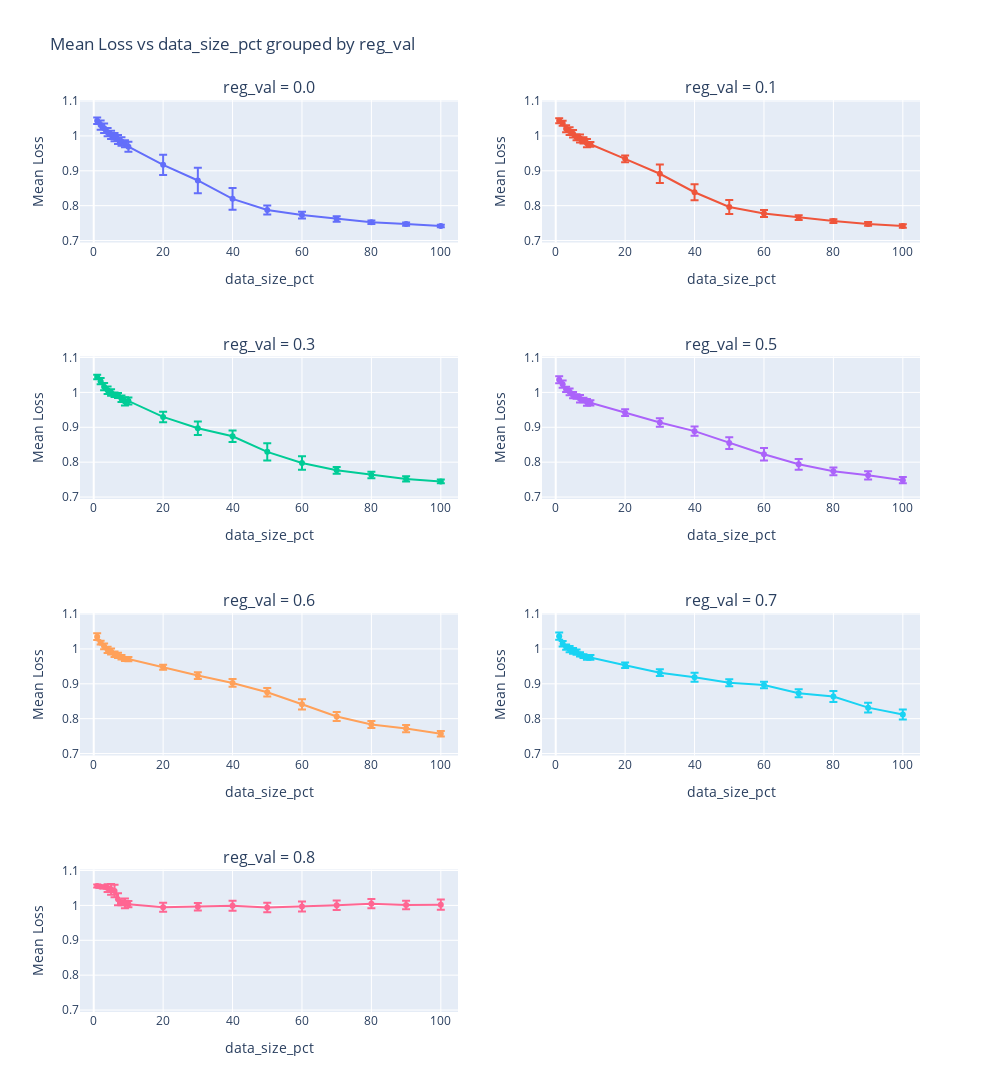

The cell this chart's notebook holds for it:
### Code cell
plot_reg_val = plot_mean_loss(dataset, x_axis='data_size_pct', group_by='reg_val', log_x=False)

### Figure 1 — Plotly figure (JSON) as saved in the notebook; plotly's stock layout.template omitted (floating-point values rounded to 4 significant figures)
{"data": [{"error_y": {"array": [0.009424, 0.0132, 0.01364, 0.01201, 0.01174, 0.01203, 0.01298, 0.01216, 0.01009, 0.01425, 0.02906, 0.03651, 0.03085, 0.01291, 0.009742, 0.007544, 0.005177, 0.004747, 0.003831], "type": "data", "visible": true}, "hoverinfo": "text", "hovertext": ["data_size_pct: 1<br>Mean Loss: 1.043706883960988<br>Avg Learning Rate: 0.00466", "data_size_pct: 2<br>Mean Loss: 1.030915457268298<br>Avg Learning Rate: 0.00466", "data_size_pct: 3<br>Mean Loss: 1.0217771186973108<br>Avg Learning Rate: 0.0024100000000000002", "data_size_pct: 4<br>Mean Loss: 1.0106708720906987<br>Avg Learning Rate: 0.0027099999999999997", "data_size_pct: 5<br>Mean Loss: 1.0027414618116437<br>Avg Learning Rate: 0.00283", "data_size_pct: 6<br>Mean Loss: 0.996606044903462<br>Avg Learning Rate: 0.0019", "data_size_pct: 7<br>Mean Loss: 0.9896433346199267<br>Avg Learning Rate: 0.0028899999999999998", "data_size_pct: 8<br>Mean Loss: 0.9839377063693422<br>Avg Learning Rate: 0.0025", "data_size_pct: 9<br>Mean Loss: 0.977407024510495<br>Avg Learning Rate: 0.0024490000000000002", "data_size_pct: 10<br>Mean Loss: 0.9690602672822547<br>Avg Learning Rate: 0.0033940000000000003", "data_size_pct: 20<br>Mean Loss: 0.9170003509624696<br>Avg Learning Rate: 0.003751", "data_size_pct: 30<br>Mean Loss: 0.8721958774508851<br>Avg Learning Rate: 0.0021969999999999997", "data_size_pct: 40<br>Mean Loss: 0.8195057468754905<br>Avg Learning Rate: 0.00118", "data_size_pct: 50<br>Mean Loss: 0.7877338982763745<br>Avg Learning Rate: 0.000808", "data_size_pct: 60<br>Mean Loss: 0.7729573987263105<br>Avg Learning Rate: 0.000196", "data_size_pct: 70<br>Mean Loss: 0.7617744628743176<br>Avg Learning Rate: 0.000124", "data_size_pct: 80<br>Mean Loss: 0.7526520383048366<br>Avg Learning Rate: 0.00013000000000000002", "data_size_pct: 90<br>Mean Loss: 0.7473454875863476<br>Avg Learning Rate: 0.00021700000000000002", "data_size_pct: 100<br>Mean Loss: 0.7417836506645401<br>Avg Learning Rate: 0.00028900000000000003"], "mode": "lines+markers", "name": "0.0", "type": "scatter", "x": [1, 2, 3, 4, 5, 6, 7, 8, 9, 10, 20, 30, 40, 50, 60, 70, 80, 90, 100], "xaxis": "x", "y": [1.044, 1.031, 1.022, 1.011, 1.003, 0.9966, 0.9896, 0.9839, 0.9774, 0.9691, 0.917, 0.8722, 0.8195, 0.7877, 0.773, 0.7618, 0.7527, 0.7473, 0.7418], "yaxis": "y"}, {"error_y": {"array": [0.00701, 0.007087, 0.009985, 0.01117, 0.01071, 0.008322, 0.01169, 0.009147, 0.01182, 0.006859, 0.009649, 0.0267, 0.02301, 0.01993, 0.01013, 0.007111, 0.005487, 0.005332, 0.004992], "type": "data", "visible": true}, "hoverinfo": "text", "hovertext": ["data_size_pct: 1<br>Mean Loss: 1.0436181947008356<br>Avg Learning Rate: 0.00598", "data_size_pct: 2<br>Mean Loss: 1.0363332032125234<br>Avg Learning Rate: 0.0030700000000000002", "data_size_pct: 3<br>Mean Loss: 1.0207612487660858<br>Avg Learning Rate: 0.00337", "data_size_pct: 4<br>Mean Loss: 1.0137295159168573<br>Avg Learning Rate: 0.00226", "data_size_pct: 5<br>Mean Loss: 1.005989105025411<br>Avg Learning Rate: 0.00226", "data_size_pct: 6<br>Mean Loss: 0.995982536557433<br>Avg Learning Rate: 0.0022", "data_size_pct: 7<br>Mean Loss: 0.9926484278012148<br>Avg Learning Rate: 0.00334", "data_size_pct: 8<br>Mean Loss: 0.9870818259396079<br>Avg Learning Rate: 0.0032500000000000003", "data_size_pct: 9<br>Mean Loss: 0.9791924738522731<br>Avg Learning Rate: 0.005107", "data_size_pct: 10<br>Mean Loss: 0.975967156345194<br>Avg Learning Rate: 0.003781", "data_size_pct: 20<br>Mean Loss: 0.9343859687254026<br>Avg Learning Rate: 0.005371", "data_size_pct: 30<br>Mean Loss: 0.8914981815722082<br>Avg Learning Rate: 0.0055179999999999995", "data_size_pct: 40<br>Mean Loss: 0.8385124794848553<br>Avg Learning Rate: 0.001582", "data_size_pct: 50<br>Mean Loss: 0.7962310503829609<br>Avg Learning Rate: 5.8e-05", "data_size_pct: 60<br>Mean Loss: 0.777501863602436<br>Avg Learning Rate: 0.00015700000000000002", "data_size_pct: 70<br>Mean Loss: 0.7656801022492447<br>Avg Learning Rate: 0.000112", "data_size_pct: 80<br>Mean Loss: 0.7557873964309693<br>Avg Learning Rate: 0.000196", "data_size_pct: 90<br>Mean Loss: 0.7478020696412949<br>Avg Learning Rate: 0.000358", "data_size_pct: 100<br>Mean Loss: 0.7415596347608608<br>Avg Learning Rate: 0.00038800000000000005"], "mode": "lines+markers", "name": "0.1", "type": "scatter", "x": [1, 2, 3, 4, 5, 6, 7, 8, 9, 10, 20, 30, 40, 50, 60, 70, 80, 90, 100], "xaxis": "x2", "y": [1.044, 1.036, 1.021, 1.014, 1.006, 0.996, 0.9926, 0.9871, 0.9792, 0.976, 0.9344, 0.8915, 0.8385, 0.7962, 0.7775, 0.7657, 0.7558, 0.7478, 0.7416], "yaxis": "y2"}, {"error_y": {"array": [0.006607, 0.008956, 0.01025, 0.011, 0.009167, 0.006667, 0.006893, 0.009062, 0.01175, 0.01016, 0.01501, 0.01953, 0.01642, 0.02466, 0.01949, 0.009786, 0.009302, 0.007701, 0.005526], "type": "data", "visible": true}, "hoverinfo": "text", "hovertext": ["data_size_pct: 1<br>Mean Loss: 1.0441424318206258<br>Avg Learning Rate: 0.007209999999999999", "data_size_pct: 2<br>Mean Loss: 1.032114679292167<br>Avg Learning Rate: 0.0043300000000000005", "data_size_pct: 3<br>Mean Loss: 1.0164953034677546<br>Avg Learning Rate: 0.0031", "data_size_pct: 4<br>Mean Loss: 1.0062294532468308<br>Avg Learning Rate: 0.00268", "data_size_pct: 5<br>Mean Loss: 0.9996849847820414<br>Avg Learning Rate: 0.0041800000000000006", "data_size_pct: 6<br>Mean Loss: 0.9933622290045668<br>Avg Learning Rate: 0.00292", "data_size_pct: 7<br>Mean Loss: 0.9910750015731498<br>Avg Learning Rate: 0.00313", "data_size_pct: 8<br>Mean Loss: 0.9817454209575406<br>Avg Learning Rate: 0.00445", "data_size_pct: 9<br>Mean Loss: 0.9740547706296433<br>Avg Learning Rate: 0.004390000000000001", "data_size_pct: 10<br>Mean Loss: 0.9755278332408889<br>Avg Learning Rate: 0.00424", "data_size_pct: 20<br>Mean Loss: 0.9296834726612289<br>Avg Learning Rate: 0.007768", "data_size_pct: 30<br>Mean Loss: 0.8973930779989664<br>Avg Learning Rate: 0.0075699999999999995", "data_size_pct: 40<br>Mean Loss: 0.8742439107719437<br>Avg Learning Rate: 0.00505", "data_size_pct: 50<br>Mean Loss: 0.8296020569481375<br>Avg Learning Rate: 0.0022", "data_size_pct: 60<br>Mean Loss: 0.7977442470721868<br>Avg Learning Rate: 0.00124", "data_size_pct: 70<br>Mean Loss: 0.7766837308159122<br>Avg Learning Rate: 0.000451", "data_size_pct: 80<br>Mean Loss: 0.7633451811678997<br>Avg Learning Rate: 0.00064", "data_size_pct: 90<br>Mean Loss: 0.7520029835112683<br>Avg Learning Rate: 0.000571", "data_size_pct: 100<br>Mean Loss: 0.7448505693441861<br>Avg Learning Rate: 0.00048699999999999997"], "mode": "lines+markers", "name": "0.3", "type": "scatter", "x": [1, 2, 3, 4, 5, 6, 7, 8, 9, 10, 20, 30, 40, 50, 60, 70, 80, 90, 100], "xaxis": "x3", "y": [1.044, 1.032, 1.016, 1.006, 0.9997, 0.9934, 0.9911, 0.9817, 0.9741, 0.9755, 0.9297, 0.8974, 0.8742, 0.8296, 0.7977, 0.7767, 0.7633, 0.752, 0.7449], "yaxis": "y3"}, {"error_y": {"array": [0.01016, 0.01015, 0.007702, 0.009528, 0.009251, 0.006282, 0.01068, 0.006275, 0.009565, 0.007717, 0.009546, 0.01236, 0.01313, 0.0169, 0.01816, 0.01552, 0.01101, 0.01181, 0.008718], "type": "data", "visible": true}, "hoverinfo": "text", "hovertext": ["data_size_pct: 1<br>Mean Loss: 1.0361043082945274<br>Avg Learning Rate: 0.0094", "data_size_pct: 2<br>Mean Loss: 1.0237324346711625<br>Avg Learning Rate: 0.00451", "data_size_pct: 3<br>Mean Loss: 1.0087041499810818<br>Avg Learning Rate: 0.0029800000000000004", "data_size_pct: 4<br>Mean Loss: 1.0016745612734839<br>Avg Learning Rate: 0.00187", "data_size_pct: 5<br>Mean Loss: 0.9921805869965327<br>Avg Learning Rate: 0.00346", "data_size_pct: 6<br>Mean Loss: 0.9881720218565557<br>Avg Learning Rate: 0.0022", "data_size_pct: 7<br>Mean Loss: 0.9815663782291082<br>Avg Learning Rate: 0.00415", "data_size_pct: 8<br>Mean Loss: 0.9780534643115419<br>Avg Learning Rate: 0.0027700000000000003", "data_size_pct: 9<br>Mean Loss: 0.9714677679332304<br>Avg Learning Rate: 0.0024100000000000002", "data_size_pct: 10<br>Mean Loss: 0.9700621282383478<br>Avg Learning Rate: 0.0057399999999999994", "data_size_pct: 20<br>Mean Loss: 0.941946142911911<br>Avg Learning Rate: 0.00469", "data_size_pct: 30<br>Mean Loss: 0.9136743942380467<br>Avg Learning Rate: 0.001", "data_size_pct: 40<br>Mean Loss: 0.8889248835576046<br>Avg Learning Rate: 0.001", "data_size_pct: 50<br>Mean Loss: 0.8546920892996189<br>Avg Learning Rate: 0.001", "data_size_pct: 60<br>Mean Loss: 0.8227092728470311<br>Avg Learning Rate: 0.00097", "data_size_pct: 70<br>Mean Loss: 0.7938060463506939<br>Avg Learning Rate: 0.001", "data_size_pct: 80<br>Mean Loss: 0.7738450792444733<br>Avg Learning Rate: 0.00097", "data_size_pct: 90<br>Mean Loss: 0.7622280529051116<br>Avg Learning Rate: 0.00097", "data_size_pct: 100<br>Mean Loss: 0.7484893152208039<br>Avg Learning Rate: 0.001"], "mode": "lines+markers", "name": "0.5", "type": "scatter", "x": [1, 2, 3, 4, 5, 6, 7, 8, 9, 10, 20, 30, 40, 50, 60, 70, 80, 90, 100], "xaxis": "x4", "y": [1.036, 1.024, 1.009, 1.002, 0.9922, 0.9882, 0.9816, 0.9781, 0.9715, 0.9701, 0.9419, 0.9137, 0.8889, 0.8547, 0.8227, 0.7938, 0.7738, 0.7622, 0.7485], "yaxis": "y4"}, {"error_y": {"array": [0.009828, 0.005664, 0.008009, 0.009211, 0.008597, 0.008022, 0.007578, 0.006497, 0.005823, 0.006225, 0.007112, 0.009544, 0.0111, 0.01243, 0.01458, 0.01285, 0.009922, 0.01042, 0.00815], "type": "data", "visible": true}, "hoverinfo": "text", "hovertext": ["data_size_pct: 1<br>Mean Loss: 1.0351684627078828<br>Avg Learning Rate: 0.0085", "data_size_pct: 2<br>Mean Loss: 1.0179437977411014<br>Avg Learning Rate: 0.0037", "data_size_pct: 3<br>Mean Loss: 1.0073360284685573<br>Avg Learning Rate: 0.00235", "data_size_pct: 4<br>Mean Loss: 0.9973181224488593<br>Avg Learning Rate: 0.00169", "data_size_pct: 5<br>Mean Loss: 0.9925932996974879<br>Avg Learning Rate: 0.00064", "data_size_pct: 6<br>Mean Loss: 0.9845677238522155<br>Avg Learning Rate: 0.00058", "data_size_pct: 7<br>Mean Loss: 0.9816549302695634<br>Avg Learning Rate: 0.00046", "data_size_pct: 8<br>Mean Loss: 0.9758200842838782<br>Avg Learning Rate: 0.00076", "data_size_pct: 9<br>Mean Loss: 0.9711998861331445<br>Avg Learning Rate: 0.00082", "data_size_pct: 10<br>Mean Loss: 0.9709109550688689<br>Avg Learning Rate: 0.00046", "data_size_pct: 20<br>Mean Loss: 0.9473585418550482<br>Avg Learning Rate: 0.0005200000000000001", "data_size_pct: 30<br>Mean Loss: 0.9236140881781971<br>Avg Learning Rate: 0.0008500000000000001", "data_size_pct: 40<br>Mean Loss: 0.90238138274713<br>Avg Learning Rate: 0.001", "data_size_pct: 50<br>Mean Loss: 0.8758009837561356<br>Avg Learning Rate: 0.00094", "data_size_pct: 60<br>Mean Loss: 0.8412016419105199<br>Avg Learning Rate: 0.001", "data_size_pct: 70<br>Mean Loss: 0.8060918015319031<br>Avg Learning Rate: 0.001", "data_size_pct: 80<br>Mean Loss: 0.7830952550683702<br>Avg Learning Rate: 0.001", "data_size_pct: 90<br>Mean Loss: 0.7717460972922189<br>Avg Learning Rate: 0.001", "data_size_pct: 100<br>Mean Loss: 0.756815115301124<br>Avg Learning Rate: 0.001"], "mode": "lines+markers", "name": "0.6", "type": "scatter", "x": [1, 2, 3, 4, 5, 6, 7, 8, 9, 10, 20, 30, 40, 50, 60, 70, 80, 90, 100], "xaxis": "x5", "y": [1.035, 1.018, 1.007, 0.9973, 0.9926, 0.9846, 0.9817, 0.9758, 0.9712, 0.9709, 0.9474, 0.9236, 0.9024, 0.8758, 0.8412, 0.8061, 0.7831, 0.7717, 0.7568], "yaxis": "y5"}, {"error_y": {"array": [0.01042, 0.007933, 0.007607, 0.009109, 0.007921, 0.007749, 0.005819, 0.00526, 0.006515, 0.006873, 0.008121, 0.009707, 0.013, 0.009973, 0.009089, 0.01149, 0.01602, 0.01376, 0.01415], "type": "data", "visible": true}, "hoverinfo": "text", "hovertext": ["data_size_pct: 1<br>Mean Loss: 1.036556966557647<br>Avg Learning Rate: 0.007000000000000001", "data_size_pct: 2<br>Mean Loss: 1.0149145629498866<br>Avg Learning Rate: 0.0013", "data_size_pct: 3<br>Mean Loss: 1.0052685697873434<br>Avg Learning Rate: 0.001", "data_size_pct: 4<br>Mean Loss: 0.9992654351186959<br>Avg Learning Rate: 0.001", "data_size_pct: 5<br>Mean Loss: 0.9943310628463695<br>Avg Learning Rate: 0.001", "data_size_pct: 6<br>Mean Loss: 0.9907551219453027<br>Avg Learning Rate: 0.00097", "data_size_pct: 7<br>Mean Loss: 0.9842673261960347<br>Avg Learning Rate: 0.0004", "data_size_pct: 8<br>Mean Loss: 0.9791722940676141<br>Avg Learning Rate: 0.00031", "data_size_pct: 9<br>Mean Loss: 0.9757883755675643<br>Avg Learning Rate: 0.00022", "data_size_pct: 10<br>Mean Loss: 0.9754686950863182<br>Avg Learning Rate: 0.00034", "data_size_pct: 20<br>Mean Loss: 0.953265086629174<br>Avg Learning Rate: 0.00073", "data_size_pct: 30<br>Mean Loss: 0.9317084210259574<br>Avg Learning Rate: 0.00097", "data_size_pct: 40<br>Mean Loss: 0.9186455791904813<br>Avg Learning Rate: 0.00097", "data_size_pct: 50<br>Mean Loss: 0.9031237423419952<br>Avg Learning Rate: 0.001", "data_size_pct: 60<br>Mean Loss: 0.8965860542280849<br>Avg Learning Rate: 0.00097", "data_size_pct: 70<br>Mean Loss: 0.8726407109916984<br>Avg Learning Rate: 0.001", "data_size_pct: 80<br>Mean Loss: 0.863580457240472<br>Avg Learning Rate: 0.001", "data_size_pct: 90<br>Mean Loss: 0.831637964129964<br>Avg Learning Rate: 0.001", "data_size_pct: 100<br>Mean Loss: 0.8119664406363581<br>Avg Learning Rate: 0.001"], "mode": "lines+markers", "name": "0.7", "type": "scatter", "x": [1, 2, 3, 4, 5, 6, 7, 8, 9, 10, 20, 30, 40, 50, 60, 70, 80, 90, 100], "xaxis": "x6", "y": [1.037, 1.015, 1.005, 0.9993, 0.9943, 0.9908, 0.9843, 0.9792, 0.9758, 0.9755, 0.9533, 0.9317, 0.9186, 0.9031, 0.8966, 0.8726, 0.8636, 0.8316, 0.812], "yaxis": "y6"}, {"error_y": {"array": [0.004136, 0.001822, 0.001066, 0.01116, 0.0153, 0.01786, 0.01712, 0.007096, 0.01388, 0.008751, 0.0127, 0.01082, 0.0145, 0.01356, 0.01436, 0.01347, 0.01322, 0.01234, 0.01451], "type": "data", "visible": true}, "hoverinfo": "text", "hovertext": ["data_size_pct: 1<br>Mean Loss: 1.0558047872601135<br>Avg Learning Rate: 0.0334", "data_size_pct: 2<br>Mean Loss: 1.0537450580885916<br>Avg Learning Rate: 0.0808", "data_size_pct: 3<br>Mean Loss: 1.0529009726398435<br>Avg Learning Rate: 0.07840000000000001", "data_size_pct: 4<br>Mean Loss: 1.0496331960349887<br>Avg Learning Rate: 0.0664", "data_size_pct: 5<br>Mean Loss: 1.0460059212657797<br>Avg Learning Rate: 0.059500000000000004", "data_size_pct: 6<br>Mean Loss: 1.0411648518853374<br>Avg Learning Rate: 0.052300000000000006", "data_size_pct: 7<br>Mean Loss: 1.017587735694208<br>Avg Learning Rate: 0.011500000000000002", "data_size_pct: 8<br>Mean Loss: 1.0077351392605602<br>Avg Learning Rate: 0.001", "data_size_pct: 9<br>Mean Loss: 1.0057034175633353<br>Avg Learning Rate: 0.0043", "data_size_pct: 10<br>Mean Loss: 1.0035546544826393<br>Avg Learning Rate: 0.001", "data_size_pct: 20<br>Mean Loss: 0.9948536474725385<br>Avg Learning Rate: 0.001", "data_size_pct: 30<br>Mean Loss: 0.9961123347024381<br>Avg Learning Rate: 0.001", "data_size_pct: 40<br>Mean Loss: 0.9989664976989036<br>Avg Learning Rate: 0.00097", "data_size_pct: 50<br>Mean Loss: 0.9942927509159236<br>Avg Learning Rate: 0.001", "data_size_pct: 60<br>Mean Loss: 0.9970383107146144<br>Avg Learning Rate: 0.001", "data_size_pct: 70<br>Mean Loss: 1.0003321502373848<br>Avg Learning Rate: 0.00097", "data_size_pct: 80<br>Mean Loss: 1.005055231397802<br>Avg Learning Rate: 0.001", "data_size_pct: 90<br>Mean Loss: 1.0012504058224814<br>Avg Learning Rate: 0.00094", "data_size_pct: 100<br>Mean Loss: 1.0021546888403046<br>Avg Learning Rate: 0.0008500000000000001"], "mode": "lines+markers", "name": "0.8", "type": "scatter", "x": [1, 2, 3, 4, 5, 6, 7, 8, 9, 10, 20, 30, 40, 50, 60, 70, 80, 90, 100], "xaxis": "x7", "y": [1.056, 1.054, 1.053, 1.05, 1.046, 1.041, 1.018, 1.008, 1.006, 1.004, 0.9949, 0.9961, 0.999, 0.9943, 0.997, 1.0, 1.005, 1.001, 1.002], "yaxis": "y7"}], "layout": {"annotations": [{"font": {"size": 16}, "showarrow": false, "text": "reg_val = 0.0", "x": 0.225, "xanchor": "center", "xref": "paper", "y": 1, "yanchor": "bottom", "yref": "paper"}, {"font": {"size": 16}, "showarrow": false, "text": "reg_val = 0.1", "x": 0.775, "xanchor": "center", "xref": "paper", "y": 1, "yanchor": "bottom", "yref": "paper"}, {"font": {"size": 16}, "showarrow": false, "text": "reg_val = 0.3", "x": 0.225, "xanchor": "center", "xref": "paper", "y": 0.7188, "yanchor": "bottom", "yref": "paper"}, {"font": {"size": 16}, "showarrow": false, "text": "reg_val = 0.5", "x": 0.775, "xanchor": "center", "xref": "paper", "y": 0.7188, "yanchor": "bottom", "yref": "paper"}, {"font": {"size": 16}, "showarrow": false, "text": "reg_val = 0.6", "x": 0.225, "xanchor": "center", "xref": "paper", "y": 0.4375, "yanchor": "bottom", "yref": "paper"}, {"font": {"size": 16}, "showarrow": false, "text": "reg_val = 0.7", "x": 0.775, "xanchor": "center", "xref": "paper", "y": 0.4375, "yanchor": "bottom", "yref": "paper"}, {"font": {"size": 16}, "showarrow": false, "text": "reg_val = 0.8", "x": 0.225, "xanchor": "center", "xref": "paper", "y": 0.1562, "yanchor": "bottom", "yref": "paper"}], "height": 1280, "showlegend": false, "title": {"text": "Mean Loss vs data_size_pct grouped by reg_val"}, "width": 1000, "xaxis": {"anchor": "y", "domain": [0, 0.45], "range": [-3.95, 105.0], "title": {"text": "data_size_pct"}}, "xaxis2": {"anchor": "y2", "domain": [0.55, 1], "range": [-3.95, 105.0], "title": {"text": "data_size_pct"}}, "xaxis3": {"anchor": "y3", "domain": [0, 0.45], "range": [-3.95, 105.0], "title": {"text": "data_size_pct"}}, "xaxis4": {"anchor": "y4", "domain": [0.55, 1], "range": [-3.95, 105.0], "title": {"text": "data_size_pct"}}, "xaxis5": {"anchor": "y5", "domain": [0, 0.45], "range": [-3.95, 105.0], "title": {"text": "data_size_pct"}}, "xaxis6": {"anchor": "y6", "domain": [0.55, 1], "range": [-3.95, 105.0], "title": {"text": "data_size_pct"}}, "xaxis7": {"anchor": "y7", "domain": [0, 0.45], "range": [-3.95, 105.0], "title": {"text": "data_size_pct"}}, "xaxis8": {"anchor": "y8", "domain": [0.55, 1]}, "yaxis": {"anchor": "x", "domain": [0.8438, 1], "range": [0.6944, 1.103], "title": {"text": "Mean Loss"}}, "yaxis2": {"anchor": "x2", "domain": [0.8438, 1], "range": [0.6944, 1.103], "title": {"text": "Mean Loss"}}, "yaxis3": {"anchor": "x3", "domain": [0.5625, 0.7188], "range": [0.6944, 1.103], "title": {"text": "Mean Loss"}}, "yaxis4": {"anchor": "x4", "domain": [0.5625, 0.7188], "range": [0.6944, 1.103], "title": {"text": "Mean Loss"}}, "yaxis5": {"anchor": "x5", "domain": [0.2812, 0.4375], "range": [0.6944, 1.103], "title": {"text": "Mean Loss"}}, "yaxis6": {"anchor": "x6", "domain": [0.2812, 0.4375], "range": [0.6944, 1.103], "title": {"text": "Mean Loss"}}, "yaxis7": {"anchor": "x7", "domain": [0, 0.1562], "range": [0.6944, 1.103], "title": {"text": "Mean Loss"}}, "yaxis8": {"anchor": "x8", "domain": [0, 0.1562]}}}
